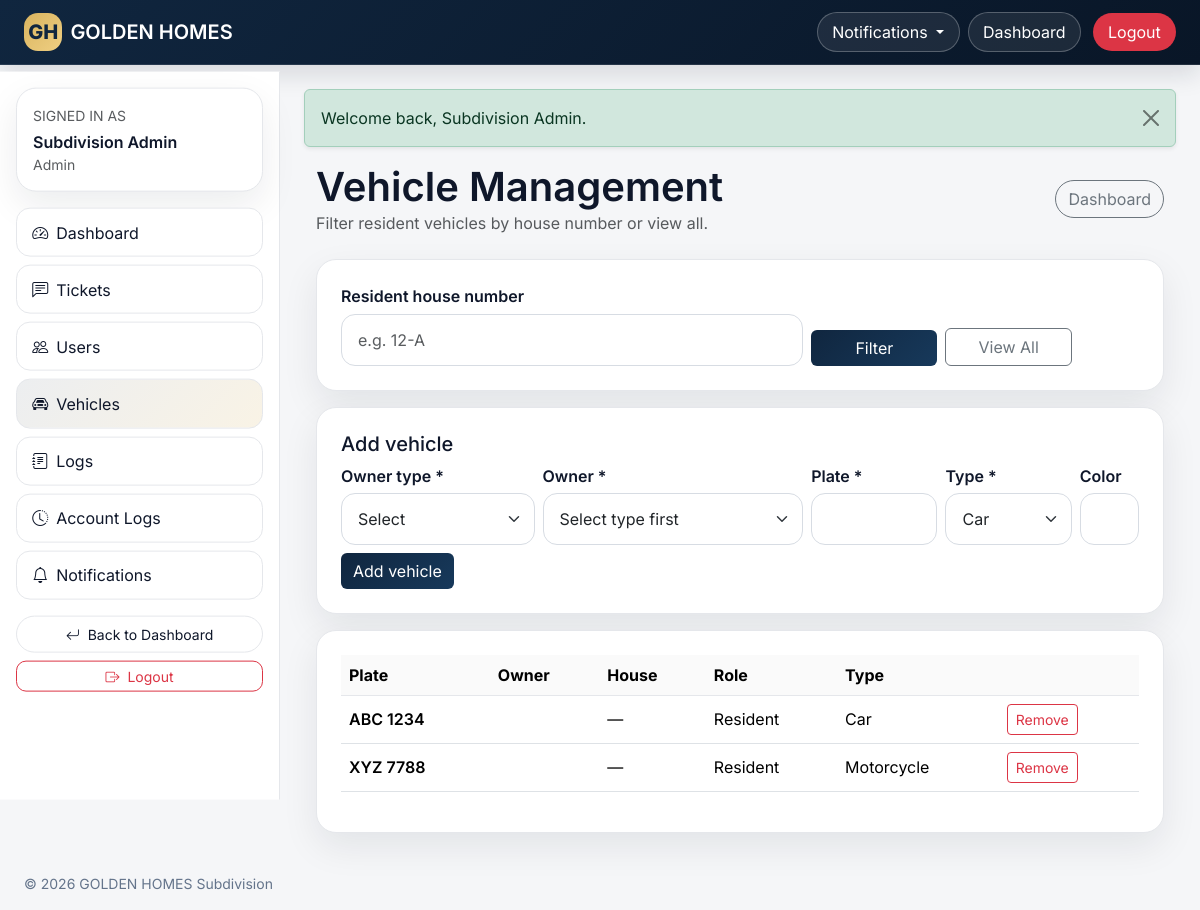
The page /admin/vehicles.php (signed in) on the database its author committed.
### tables this page shows
CREATE TABLE users (
    id BIGINT UNSIGNED AUTO_INCREMENT PRIMARY KEY,
    full_name VARCHAR(150) NOT NULL,
    email VARCHAR(150) NOT NULL UNIQUE,
    password VARCHAR(255) NOT NULL,
    role ENUM('resident', 'guard', 'admin') NOT NULL,
    status ENUM('active', 'inactive', 'suspended') NOT NULL DEFAULT 'active',
    last_login_at DATETIME NULL,
    created_at TIMESTAMP DEFAULT CURRENT_TIMESTAMP,
    updated_at TIMESTAMP DEFAULT CURRENT_TIMESTAMP ON UPDATE CURRENT_TIMESTAMP
);

CREATE TABLE vehicles (
    id BIGINT UNSIGNED AUTO_INCREMENT PRIMARY KEY,
    resident_id BIGINT UNSIGNED NULL,
    owner_user_id BIGINT UNSIGNED NULL,
    owner_role ENUM('resident','guard','admin') NOT NULL DEFAULT 'resident',
    plate_number VARCHAR(30) NOT NULL UNIQUE,
    vehicle_type ENUM('car', 'motorcycle', 'truck', 'other') NOT NULL,
    brand VARCHAR(100) NULL,
    model VARCHAR(100) NULL,
    color VARCHAR(50) NULL,
    status ENUM('active', 'inactive') NOT NULL DEFAULT 'active',
    created_at TIMESTAMP DEFAULT CURRENT_TIMESTAMP,
    updated_at TIMESTAMP DEFAULT CURRENT_TIMESTAMP ON UPDATE CURRENT_TIMESTAMP,
    CONSTRAINT fk_vehicles_resident FOREIGN KEY (resident_id) REFERENCES residents(id) ON DELETE CASCADE,
    CONSTRAINT fk_vehicles_owner_user FOREIGN KEY (owner_user_id) REFERENCES users(id) ON DELETE SET NULL
);

### app/Controllers.php (called while the page is built, shortened)
<?php
class AdminController
{
    public function vehicles(): void
    {
        $house = trim($_GET['house'] ?? '');
        View::render('admin/vehicles', [
            'pageTitle'=>'Vehicle Management',
            'vehicles'=>$house !== '' ? VehicleModel::forHouse($house) : VehicleModel::all(),
            'house'=>$house,
            'residents'=>ResidentModel::all(),
            'guards'=>UserModel::byRole('guard'),
            'admins'=>UserModel::byRole('admin'),
        ]);
    }
}
?>

### admin/vehicles.php (called while the page is built, shortened)
<?php
(new AdminController())->vehicles();

### app/Models.php (called while the page is built, shortened)
<?php
class UserModel
{
    public static function byRole(string $role): array
    {
        $stmt = Database::pdo()->prepare("SELECT * FROM users WHERE role = ? ORDER BY full_name ASC");
        $stmt->execute([$role]);
        return $stmt->fetchAll();
    }
}
class VehicleModel
{
    public static function all(): array
    {
        return Database::pdo()->query("
            SELECT v.*, r.house_number,
                   COALESCE(ru.full_name, ou.full_name) AS full_name,
                   COALESCE(r.house_number, CONCAT(UPPER(v.owner_role), ' ACCOUNT')) AS owner_label
            FROM vehicles v
            LEFT JOIN residents r ON r.id = v.resident_id
            LEFT JOIN users ru ON ru.id = r.user_id
            LEFT JOIN users ou ON ou.id = v.owner_user_id
            ORDER BY v.created_at DESC
        ")->fetchAll();
    }
}
?>

### app/views/admin/vehicles.php (the view, shortened to what this page needs)
<?php
include app_path('views/layouts/header.php');
?>
<div class="container-fluid"><div class="d-flex justify-content-between align-items-center mb-4"><div><h1 class="display-6 fw-semibold mb-0">Vehicle Management</h1><div class="text-muted">Filter resident vehicles by house number or view all.</div></div><a class="btn btn-outline-secondary rounded-pill" href="<?=e(url('admin/dashboard.php'))?>">Dashboard</a></div>
<div class="gh-card p-4 mb-3"><form method="get" class="row g-2 align-items-end"><div class="col-md-7"><label>Resident house number</label><input class="form-control" name="house" value="<?=e($house)?>" placeholder="e.g. 12-A"></div><div class="col-md-2"><button class="btn gh-primary w-100">Filter</button></div><div class="col-md-2"><a class="btn btn-outline-secondary w-100" href="<?=e(url('admin/vehicles.php'))?>">View All</a></div></form></div>
<div class="gh-card p-4 mb-3"><h3 class="h5">Add vehicle</h3><form method="post" class="row g-2 align-items-end"><?=csrf_field()?><input type="hidden" name="action" value="add"><input type="hidden" name="house_filter" value="<?=e($house)?>"><div class="col-md-3"><label>Owner type *</label><select class="form-select" id="ownerRole" name="owner_role" required><option value="">Select</option><option value="resident">Resident</option><option value="guard">Guard</option><option value="admin">Admin</option></select></div><div class="col-md-4"><label>Owner *</label><select class="form-select" id="ownerUser" name="owner_user_id" required><option value="">Select type first</option></select></div><div class="col-md-2"><label>Plate *</label><input class="form-control" name="plate_number" required></div><div class="col-md-2"><label>Type *</label><select class="form-select" name="vehicle_type" required><option>Car</option><option>Motorcycle</option><option>Truck</option><option>Other</option></select></div><div class="col-md-1"><label>Color</label><input class="form-control" name="color"></div><div class="col-12"><button class="btn gh-primary">Add vehicle</button></div></form></div>
<div class="gh-card p-4"><div class="table-responsive"><table class="table gh-table align-middle"><thead><tr><th>Plate</th><th>Owner</th><th>House</th><th>Role</th><th>Type</th><th></th></tr></thead><tbody><?php foreach($vehicles as $v): ?><tr><td class="fw-semibold"><?=e($v['plate_number'])?></td><td></td><td><?=e($v['house_number'] ?? '—')?></td><td class="text-capitalize"><?=e($v['owner_role'])?></td><td><?=e(ucfirst($v['vehicle_type']))?></td><td><form method="post" onsubmit="return confirm('Remove vehicle?')"><button class="btn btn-sm btn-outline-danger">Remove</button></form></td></tr><?php endforeach;?></tbody></table></div></div></div>
<?php include app_path('views/layouts/footer.php'); ?>

### app/views/layouts/header.php (shortened to what this page needs)
<?php
$user = current_user();
?>
<!doctype html>
<html lang="en">
<head>
    <link href="https://cdn.jsdelivr.net/npm/bootstrap@5.3.3/dist/css/bootstrap.min.css" rel="stylesheet">
    <link href="https://cdn.jsdelivr.net/npm/bootstrap-icons@1.11.3/font/bootstrap-icons.min.css" rel="stylesheet">
    <link rel="stylesheet" href="<?= asset('css/app.css') ?>">
</head>
<body class="<?= $user ? 'gh-app-body' : 'gh-landing-body' ?>">
<?php include app_path('views/partials/topbar.php'); ?>
<?php if ($user): ?>
<div class="gh-app-shell">
    <?php include app_path('views/partials/sidebar.php'); ?>
    <main class="gh-main">
        <div class="container-fluid px-3 px-lg-4 py-4">
<?php else: ?>
<main class="gh-landing-main">
    <div class="container-fluid px-3 px-lg-4 py-4">
<?php endif; ?>
<?php flash(); ?>

### app/views/partials/topbar.php (shortened to what this page needs)
<?php
$user = current_user();
?>
<nav class="navbar navbar-expand-lg navbar-dark gh-navbar border-bottom border-white border-opacity-10">
    <div class="container-fluid px-3 px-lg-4">
        <a class="navbar-brand fw-semibold d-flex align-items-center gap-2" href="<?= e($user ? dashboard_url($user) : url('index.php')) ?>">
            <span class="gh-brand-mark">GH</span>
            <span><?= e(APP_SHORT) ?></span>
        </a>
        <?php if (!$user): ?>
            <div class="ms-auto">
                <a class="btn btn-sm gh-btn-outline" href="<?= e(url('login.php')) ?>">Login</a>
            </div>
        <?php else: ?>
            <div class="collapse navbar-collapse" id="ghTopNav">
                <ul class="navbar-nav ms-auto align-items-lg-center gap-lg-2">
                    <li class="nav-item dropdown">
                        <a class="nav-link gh-header-pill gh-header-notify dropdown-toggle position-relative" href="#" role="button" data-bs-toggle="dropdown">Notifications
                        </a>
                    </li>
                    <li class="nav-item"><a class="nav-link gh-header-pill gh-header-dashboard" href="<?= e(dashboard_url($user)) ?>">Dashboard</a></li>
                    <li class="nav-item"><a class="nav-link gh-header-logout" href="<?= e(url('logout.php')) ?>">Logout</a></li>
                </ul>
            </div>
        <?php endif; ?>
    </div>
</nav>

### app/views/partials/sidebar.php
<?php
$user = current_user();
$role = $user['role'] ?? '';
$links = match ($role) {
    'resident' => [
        ['Dashboard', 'resident/dashboard.php', 'bi-speedometer2'],
        ['Requests', 'resident/requests.php', 'bi-person-lines-fill'],
        ['Vehicles', 'resident/vehicles.php', 'bi-car-front'],
        ['Tickets', 'resident/tickets.php', 'bi-chat-left-text'],
        ['Notifications', 'notifications.php', 'bi-bell'],
    ],
    'guard' => [
        ['Dashboard', 'guard/dashboard.php', 'bi-speedometer2'],
        ['Quick Scan', 'guard/scan.php', 'bi-qr-code-scan'],
        ['Logs', 'guard/logs.php', 'bi-journal-text'],
        ['Blacklist', 'guard/blacklist.php', 'bi-slash-circle'],
        ['Notifications', 'notifications.php', 'bi-bell'],
    ],
    'admin' => [
        ['Dashboard', 'admin/dashboard.php', 'bi-speedometer2'],
        ['Tickets', 'admin/tickets.php', 'bi-chat-left-text'],
        ['Users', 'admin/users.php', 'bi-people'],
        ['Vehicles', 'admin/vehicles.php', 'bi-car-front'],
        ['Logs', 'admin/logs.php', 'bi-journal-text'],
        ['Account Logs', 'admin/account_logs.php', 'bi-clock-history'],
        ['Notifications', 'notifications.php', 'bi-bell'],
    ],
    default => []
};
$current = trim(parse_url($_SERVER['REQUEST_URI'] ?? '', PHP_URL_PATH) ?? '');
?>
<aside class="gh-sidebar d-none d-lg-block">
    <div class="p-3">
        <div class="gh-sidebar-card">
            <div class="small text-uppercase text-muted mb-1">Signed in as</div>
            <div class="fw-semibold"><?= e($user['name'] ?? 'User') ?></div>
            <div class="small text-muted text-capitalize"><?= e($role) ?></div>
        </div>
        <div class="mt-3 d-grid gap-2">
            <?php foreach ($links as [$label, $href, $icon]): ?>
                <a class="btn <?= str_contains($current, $href) ? 'btn-ghost-active' : 'btn-ghost' ?>" href="<?= e(url($href)) ?>">
                    <i class="bi <?= e($icon) ?> me-2"></i><?= e($label) ?>
                </a>
            <?php endforeach; ?>
        </div>
        <div class="mt-3 d-grid gap-2">
            <a class="btn btn-sm gh-btn-soft" href="<?= e(dashboard_url($user)) ?>"><i class="bi bi-arrow-return-left me-2"></i>Back to Dashboard</a>
            <a class="btn btn-sm gh-dashboard-logout" href="<?= e(url('logout.php')) ?>"><i class="bi bi-box-arrow-right me-2"></i>Logout</a>
        </div>
    </div>
</aside>

### app/Core.php (shortened to what this page needs)
<?php
class Database
{
    public static function pdo(): PDO
    {
        static $pdo = null;
        if ($pdo instanceof PDO) {
            return $pdo;
        }
        $dsn = sprintf('mysql:host=%s;port=%s;dbname=%s;charset=utf8mb4', DB_HOST, DB_PORT, DB_NAME);
        try {
            $pdo = new PDO($dsn, DB_USER, DB_PASS, [
                PDO::ATTR_ERRMODE => PDO::ERRMODE_EXCEPTION,
                PDO::ATTR_DEFAULT_FETCH_MODE => PDO::FETCH_ASSOC,
                PDO::ATTR_EMULATE_PREPARES => false,
            ]);
        } catch (Throwable $e) {
            http_response_code(500);
            echo '<h1>Database connection failed</h1>';
            echo '<p>Check XAMPP MySQL and <code>app/config.php</code>.</p>';
            echo '<pre>' . htmlspecialchars($e->getMessage()) . '</pre>';
            exit;
        }
        return $pdo;
    }
}
class View
{
    public static function render(string $view, array $data = []): void
    {
        extract($data, EXTR_SKIP);
        $path = __DIR__ . '/views/' . ltrim($view, '/') . '.php';
        require $path;
    }
}
class Auth
{
    public static function user(): ?array
    {
        return $_SESSION['user'] ?? null;
    }
}
function e($value): string
{
    return htmlspecialchars((string)$value, ENT_QUOTES, 'UTF-8');
}
function url(string $path = ''): string
{
    $path = trim($path);
    return rtrim(BASE_URL, '/') . '/' . ltrim($path, '/');
}
function asset($path = '')
{
    return '/smart-gate/assets/' . ltrim($path, '/');
}
function flash(): void
{
    $flash = $_SESSION['flash'];
    $type = in_array($flash['type'], ['success','danger','warning','info'], true) ? $flash['type'] : 'info';
    echo '<div class="alert alert-' . e($type) . ' alert-dismissible fade show shadow-sm mb-3" role="alert">';
    echo e($flash['message']);
    echo '<button type="button" class="btn-close" data-bs-dismiss="alert" aria-label="Close"></button>';
    echo '</div>';
}
function current_user(): ?array
{
    return Auth::user();
}
function dashboard_url(?array $user = null): string
{
    $user ??= current_user();
    return match ($user['role'] ?? '') {
        'resident' => '/smart-gate/resident/dashboard.php',
        'guard'    => '/smart-gate/guard/dashboard.php',
        'admin'    => '/smart-gate/admin/dashboard.php',
        default    => '/smart-gate/index.php',
    };
}
?>

### app/views/layouts/footer.php (shortened to what this page needs)
        </div>
    </main>
</div>
<footer class="gh-footer">
    <div class="container-fluid px-3 px-lg-4">
        <div class="d-flex flex-column flex-md-row justify-content-between gap-2 small">
            <span>© <?= date('Y') ?> <?= e(APP_NAME) ?></span>
        </div>
    </div>
</footer>
</body>
</html>

### assets/css/app.css (style rules this page uses)
:root { --gh-navy:#10263f; --gh-navy-2:#17395b; --gh-gold:#d9b45f; --gh-gold-2:#efcf82; --gh-bg:#f5f6f8; --gh-surface:#ffffff; --gh-border:#e5e7eb; --gh-text:#0f172a; --gh-muted:#64748b; --gh-shadow:0 14px 36px rgba(15,23,42,.08); --gh-radius:20px; }
* { box-sizing:border-box }
html,body { height:100% }
body { font-family:'Inter',system-ui,-apple-system,BlinkMacSystemFont,'Segoe UI',sans-serif; color:var(--gh-text); background:var(--gh-bg); }
a { text-decoration:none }
small,.small { color:var(--gh-muted) }
.gh-navbar { background:linear-gradient(135deg,var(--gh-navy),#091627);box-shadow:0 10px 24px rgba(15,23,42,.12); }
.navbar-brand { color:#fff!important }
.navbar .nav-link { color:rgba(255,255,255,.82) }
.gh-brand-mark { width:2.4rem;height:2.4rem;border-radius:14px;display:inline-flex;align-items:center;justify-content:center; background:linear-gradient(135deg,var(--gh-gold),var(--gh-gold-2));color:var(--gh-navy);font-weight:800; }
.gh-btn-soft { border:1px solid var(--gh-border);background:#fff;border-radius:999px;padding:.45rem .95rem;color:var(--gh-text); }
.gh-app-shell { display:flex;min-height:calc(100vh - 72px) }
.gh-sidebar { width:280px;background:#fff;border-right:1px solid var(--gh-border);position:sticky;top:72px;height:calc(100vh - 72px); }
.gh-sidebar-card,.gh-card,.gh-card-soft,.gh-stat { background:var(--gh-surface);border:1px solid var(--gh-border);border-radius:var(--gh-radius);box-shadow:var(--gh-shadow); }
.gh-sidebar-card { padding:1rem }
.gh-main { flex:1;min-width:0 }
.gh-primary { background:linear-gradient(135deg,var(--gh-navy),var(--gh-navy-2));border:none;color:#fff }
.form-control,.form-select { border-radius:14px;border:1px solid #d7dce3;padding:.8rem 1rem }
label { font-weight:600;margin-bottom:.35rem }
.gh-card { box-shadow:var(--gh-shadow) }
.btn-ghost,.btn-ghost-active { display:block;width:100%;border-radius:14px;padding:.72rem .95rem;text-align:left;border:1px solid var(--gh-border);background:#fff;color:var(--gh-text) }
.btn-ghost-active { background:linear-gradient(135deg, rgba(16,38,63,.08), rgba(217,180,95,.16)) }
.gh-table thead th { background:#fafafa;border-bottom:1px solid var(--gh-border)!important }
.gh-footer { padding:1rem 0;color:var(--gh-muted) }
.gh-header-pill { border:1px solid rgba(255,255,255,.25)!important;border-radius:999px!important;padding:.45rem .9rem!important;color:#fff!important }
.gh-header-dashboard { background:rgba(255,255,255,.08) }
.gh-header-notify { background:rgba(255,255,255,.08) }
.gh-header-logout { background:#dc3545!important;color:#fff!important;border-radius:999px!important;padding:.45rem .95rem!important;margin-left:.25rem }
.gh-dashboard-logout { background:#fff!important;border:1px solid #dc3545!important;color:#dc3545!important;border-radius:10px!important }

### rows shown on the page
users: full_name "Subdivision Admin", role "Admin"
vehicles: plate_number "ABC 1234", house_number "—", owner_role "Resident", vehicle_type "Car"
vehicles: plate_number "XYZ 7788", house_number "—", owner_role "Resident", vehicle_type "Motorcycle"

### other values the page prints
APP_SHORT "GOLDEN HOMES"
$label "Dashboard"
$label "Tickets"
$label "Users"
$label "Vehicles"
$label "Logs"
$label "Account Logs"
$label "Notifications"
$flash['message'] "Welcome back, Subdivision Admin."
APP_NAME "GOLDEN HOMES Subdivision"
